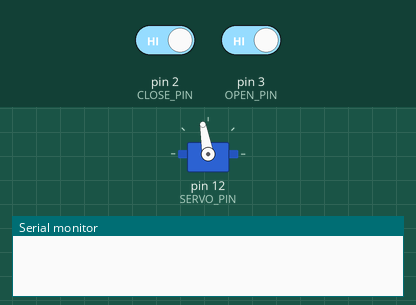
The sketch below on a simulated Arduino Uno, built with avr-gcc and run on an emulated ATmega328P. Parts: servo, the last lines printed to the serial monitor. The inputs (shaded band) are chosen by the test bench; at power-on: pin 2 (CLOSE_PIN) HIGH, pin 3 (OPEN_PIN) HIGH.

Above: at 1.2 s.
1.3 s: pin 2 (CLOSE_PIN) driven LOW
At 1.8 s:
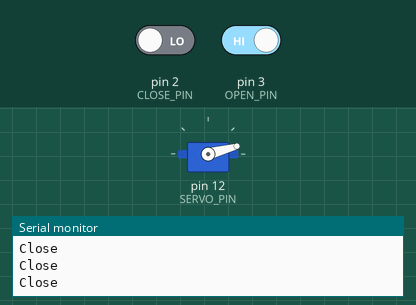
2.8 s: pin 2 (CLOSE_PIN) driven HIGH and pin 3 (OPEN_PIN) driven LOW
At 3.3 s:
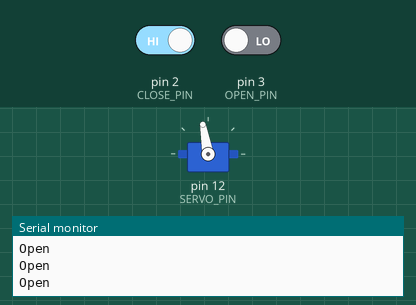
Timing chart, 0 to 5.8 s (numbered marks = the images above; inputs shaded):
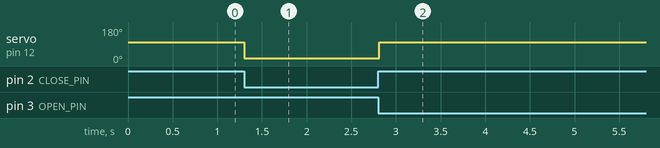

Measured:
- after the input at 1.3 s, servo on pin 12 (SERVO_PIN): 100° → 15° at once
- after the input at 2.8 s, servo on pin 12 (SERVO_PIN): 15° → 100° at once

The sketch:

gripprt_2buttons.ino
```cpp
// (licence header left out)
#include <Servo.h>

#define SERVO_PIN 12
#define CLOSE_PIN 2
#define OPEN_PIN 3
//servo instance
Servo myServo;
bool isValidInput;
char inData[20]; // Allocate some space for the string
char inChar; // Where to store the character read
byte index = 0; // Index into array; where to store the character
int openValue = 100;
int closeValue = 15;

void setup() {
  Serial.begin(9600);
  myServo.attach(SERVO_PIN);
  myServo.write(openValue);
  pinMode(OPEN_PIN, INPUT);
  pinMode(CLOSE_PIN, INPUT);
}

void loop()
{
  int openPin = digitalRead(OPEN_PIN);
  int closePin = digitalRead(CLOSE_PIN);
  if (openPin == 0 && closePin == 1) {
    Serial.println("Open");
    myServo.write(openValue);
  } else if (closePin == 0 && openPin == 1) {
    Serial.println("Close");
    myServo.write(closeValue);
  }
}
```
